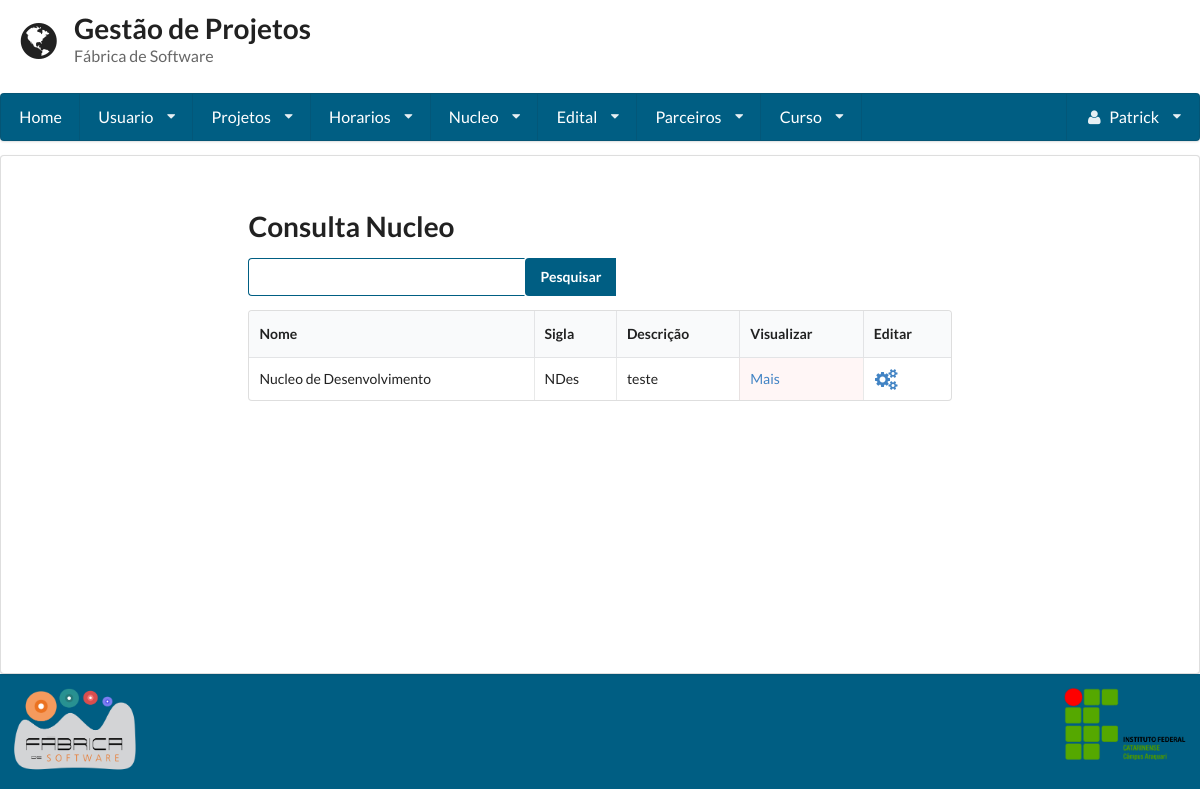
Before: /consulta_nucleo/ (signed in) with the older database file.
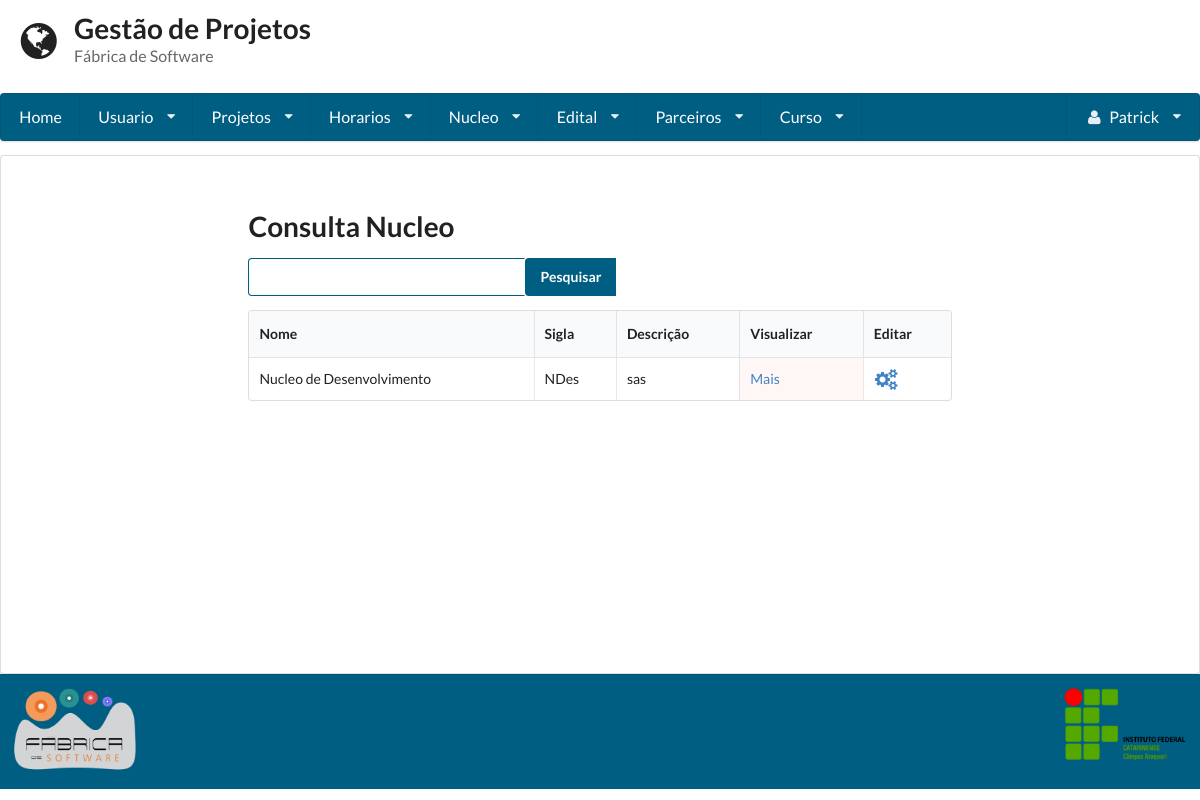
After: the same page with the newer database file.
### gestaoapp/models/nucleo.py (models this page shows, shortened)
class Nucleo(models.Model):
	nome = models.CharField(max_length=255)
	sigla = models.CharField(max_length= 5)
	descricao = models.TextField()

### gestaoapp/views/nucleo.py (the view, shortened to what this page needs)
# urls.py: url(r'^consulta_nucleo/', ConsultaNucleo.as_view()),
class ConsultaNucleo(LoginRequiredMixin, View):
    template = 'nucleo/consulta.html'
    def get(self, request):
        form = Busca()
        nucleo = Nucleo.objects.all()
        return render(request, self.template, {'nucleos': nucleo, "form": form})

### gestaoapp/forms/busca.py
class Busca(forms.Form):
	nome = forms.CharField(label='Buscar', widget=forms.TextInput)

### gestaoapp/templates/nucleo/consulta.html (shortened to what this page needs)
{% extends 'base.html'%}
{% block conteudo%}
<form method='POST' action='/consulta_nucleo/' class="ui form">
 	<h1 class=" ui header">Consulta Nucleo</h1>
 	<div class="ui action input">
  		{{form.nome}}
	    	<input type="submit" value="Pesquisar" class='icon search'>
	</div>
</form>
<table class="ui celled table">
	<thead>
		<tr>
			<th>Nome</th>
			<th>Sigla</th>
			<th>Descrição</th>
			{% if user.is_superuser %}
				<th>Visualizar</th>
				<th>Editar</th>
			{% endif %}
		</tr>
	</thead>
	<tbody>
	{% for nucleo in nucleos %}
		<tr>
			<td>{{nucleo.nome}}</td>
			<td>{{nucleo.sigla}}</td>
			<td>{{nucleo.descricao}}</td>
			{% if user.is_superuser %}
				<td class="negative"><a href="../visualizar_nucleo/{{nucleo.id}}">Mais</a></td>
				<td><a href="../editar_nucleo/{{nucleo.id}}"><i class="settings large icon"></a></td>
			{% endif %}
		</tr>
	{% endfor %}
	</tbody>
</table>
{%endblock%}

Changed rows visible on the page:
changed Nucleo "Nucleo de Desenvolvimento": descricao "teste" → "sas"
